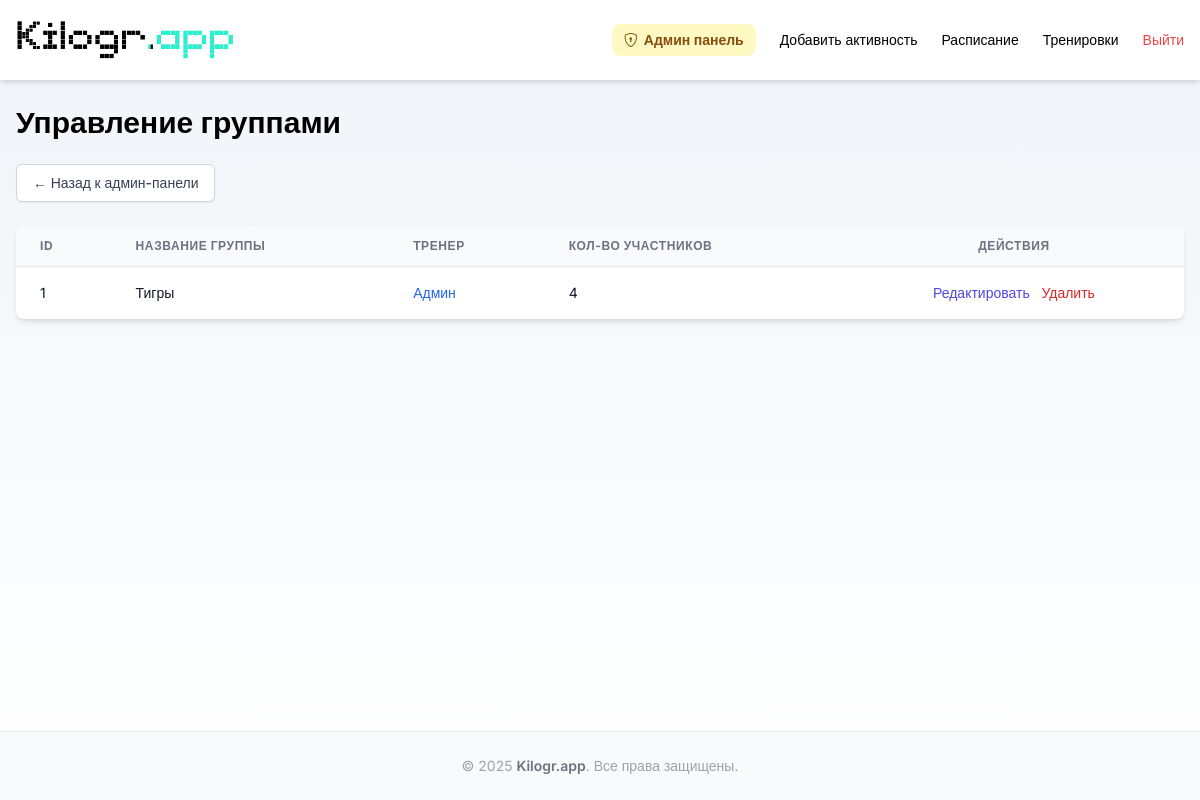
Screenshot of /admin/groups (signed in) with the database file from the repository.
### app.py (models this page shows, shortened)
class Group(db.Model):
    id = db.Column(db.Integer, primary_key=True)
    name = db.Column(db.String(100), nullable=False)
    description = db.Column(db.Text, nullable=True)  # «дивиз» группы
    trainer_id = db.Column(db.Integer, db.ForeignKey('user.id'), unique=True, nullable=False)
    created_at = db.Column(db.DateTime, default=datetime.utcnow)
    trainer = db.relationship('User', backref=db.backref('own_group', uselist=False))
    members = db.relationship('GroupMember', back_populates='group', cascade='all, delete-orphan')
    messages = db.relationship('GroupMessage', back_populates='group', cascade='all, delete-orphan')

class User(db.Model):
    id = db.Column(db.Integer, primary_key=True)
    email = db.Column(db.String(120), unique=True, nullable=False)
    password = db.Column(db.String(128), nullable=False)
    name = db.Column(db.String(50), nullable=False)
    date_of_birth = db.Column(db.Date)
    fat_mass_goal = db.Column(db.Float, nullable=True)
    muscle_mass_goal = db.Column(db.Float, nullable=True)
    is_trainer = db.Column(db.Boolean, default=False, nullable=False)
    avatar = db.Column(db.String(200), nullable=False, default='i.webp')
    analysis_comment = db.Column(db.Text)
    telegram_chat_id = db.Column(db.String(50), nullable=True)
    telegram_code = db.Column(db.String(10), nullable=True)
    show_welcome_popup = db.Column(db.Boolean, default=False, nullable=False)
    updated_at = db.Column(db.DateTime, default=datetime.utcnow)

### app.py (the view)
@app.route("/admin/groups")
@admin_required
def admin_groups_list():
    groups = Group.query.all()
    return render_template("admin_groups_list.html", groups=groups)

### app.py (called while the page is built)
def get_current_user():
    user_id = session.get('user_id')
    if user_id:
        return db.session.get(User, user_id)
    return None

def is_admin():
    user = get_current_user()
    return user and user.email == ADMIN_EMAIL

def admin_required(f):
    @wraps(f)
    def decorated_function(*args, **kwargs):
        if not session.get('user_id'):
            return redirect(url_for('login', next=request.url))
        if not is_admin():
            abort(403)  # Forbidden
        return f(*args, **kwargs)
    return decorated_function

@app.context_processor
def inject_flags():
    u = get_current_user()
    return dict(is_trainer_user=bool(u and u.is_trainer))

@app.context_processor
def utility_processor():
    def get_bmi_category(bmi):
        if bmi is None:
            return ""
        if bmi < 18.5:
            return "Недостаточный вес"
        elif bmi < 25:
            return "Норма"
        elif bmi < 30:
            return "Избыточный вес"
        else:
            return "Ожирение"
    return dict(
        get_bmi_category=get_bmi_category,
        calculate_age=calculate_age,  # <-- теперь в шаблоне доступна
        today=date.today(),  # <-- и переменная today
    )

@app.context_processor
def inject_user():
    return {'current_user': get_current_user()}

### templates/admin_groups_list.html
{% extends 'base.html' %}
{% block content %}
<div class="max-w-7xl mx-auto px-4 py-6">
    <h1 class="text-3xl font-bold mb-6">Управление группами</h1>
    <div class="flex items-center space-x-4 mb-6">
        <a href="{{ url_for('admin_dashboard') }}" class="inline-flex items-center px-4 py-2 border border-gray-300 rounded-md shadow-sm text-sm font-medium text-gray-700 bg-white hover:bg-gray-50 focus:outline-none focus:ring-2 focus:ring-offset-2 focus:ring-indigo-500">
            ← Назад к админ-панели
        </a>
    </div>
    {% if groups %}
        <div class="overflow-x-auto bg-white shadow-md rounded-lg">
            <table class="min-w-full divide-y divide-gray-200">
                <thead class="bg-gray-50">
                    <tr class="text-left text-xs font-medium text-gray-500 uppercase tracking-wider">
                        <th class="px-6 py-3">ID</th>
                        <th class="px-6 py-3">Название группы</th>
                        <th class="px-6 py-3">Тренер</th>
                        <th class="px-6 py-3">Кол-во участников</th>
                        <th class="px-6 py-3 text-center">Действия</th>
                    </tr>
                </thead>
                <tbody class="divide-y divide-gray-200">
                    {% for group in groups %}
                    <tr class="hover:bg-gray-100 transition-colors duration-200">
                        <td class="px-6 py-4 whitespace-nowrap text-sm text-gray-900">{{ group.id }}</td>
                        <td class="px-6 py-4 whitespace-nowrap text-sm text-gray-900">{{ group.name }}</td>
                        <td class="px-6 py-4 whitespace-nowrap text-sm text-gray-900">
                            {% if group.trainer %}
                                <a href="{{ url_for('admin_user_detail', user_id=group.trainer.id) }}" class="text-blue-600 hover:text-blue-900">{{ group.trainer.name }}</a>
                            {% else %}
                                <span class="text-red-500">Нет тренера</span>
                            {% endif %}
                        </td>
                        <td class="px-6 py-4 whitespace-nowrap text-sm text-gray-900">{{ group.members|length }}</td>
                        <td class="px-6 py-4 whitespace-nowrap text-sm font-medium text-center">
                            <a href="{{ url_for('admin_edit_group', group_id=group.id) }}" class="text-indigo-600 hover:text-indigo-900 mx-1">
                                Редактировать
                            </a>
                            <form action="{{ url_for('admin_delete_group', group_id=group.id) }}" method="POST" class="inline-block" onsubmit="return confirm('Вы уверены, что хотите удалить группу «{{ group.name }}»? Это удалит всех её участников, сообщения и задачи.');">
                                <button type="submit" class="text-red-600 hover:text-red-900 mx-1">
                                    Удалить
                                </button>
                            </form>
                        </td>
                    </tr>
                    {% endfor %}
                </tbody>
            </table>
        </div>
    {% else %}
        <p class="text-gray-500 mt-4">Нет доступных групп.</p>
    {% endif %}
</div>
{% endblock %}

### templates/base.html (style rules this page uses)
body { font-family: 'Inter', sans-serif; background: linear-gradient(to bottom, #f0f4f8 0%, #ffffff 100%); min-height: 100vh; }

### rows the page displays
Group: id "1", name "Тигры", trainer.name "Админ", members|length "4"
